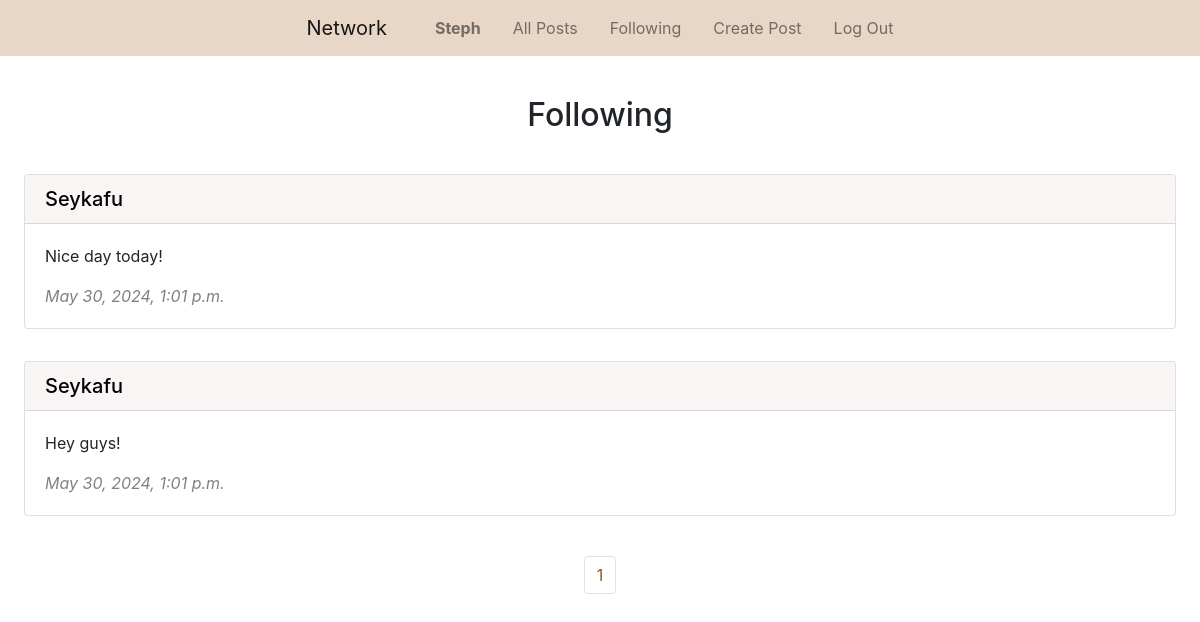
Page /following (signed in) on the committed database.
### network/models.py (models this page shows, shortened)
class User(AbstractUser):
    pass

class Post(models.Model):
    content = models.CharField(max_length=300)
    user = models.ForeignKey(User, on_delete=models.CASCADE, related_name="post_user")
    date_time = models.DateTimeField(auto_now_add=True)

### network/views.py (the view)
# urls.py: path("following", views.following, name="following"),
@login_required
def following(request):
    following = Follow.objects.filter(user_follower=request.user)
    all_posts = Post.objects.all().order_by("id").reverse()
    following_posts = []
    for post in all_posts:
        for follow in following:
            if follow.user_following == post.user:
                following_posts.append(post)
    paginator = Paginator(following_posts, 10)
    page_number = request.GET.get("page")
    page_posts = paginator.get_page(page_number)
    return render(request, "network/following.html", {
        "page_posts": page_posts
    })

### network/templates/network/following.html (shortened to what this page needs)
{% extends "network/layout.html" %}
{% block body %}
    <h2 class="px-5 pt-4 pb-3 mt-3 text-center">Following</h2>
    {% for post in page_posts %}
        <div class="px-4 py-3">
            <div class="card">
                <h5 class="card-header bg-brown"><a class="blacklink" href="{% url 'profile' user_id=post.user.id %}">{{ post.user.username | capfirst }}</a></h5>
                <div class="card-body">
                    <p class="card-text" id="content_{{ post.id }}">{{ post.content }}</p>
                    <p class="card-text grey"><i>{{ post.date_time }}</i></p>
                </div>
            </div>
        </div>
    {% endfor %}
    <br>
    <nav aria-label="Page navigation">
        <ul class="pagination d-flex justify-content-center">
            {% for i in page_posts.paginator.page_range %}
                <li class="page-item"><a class="page-link brown-text" href="?page={{ i }}">{{ i }}</a></li>
            {% endfor %}
        </ul>
      </nav>
{% endblock %}

### network/templates/network/layout.html (shortened to what this page needs)
{% load static %}
<!DOCTYPE html>
<html lang="en">
    <head>
        <link rel="stylesheet" href="https://stackpath.bootstrapcdn.com/bootstrap/4.4.1/css/bootstrap.min.css">
        <link rel="stylesheet" href="https://cdnjs.cloudflare.com/ajax/libs/font-awesome/4.7.0/css/font-awesome.min.css">
        <link href="{% static 'network/styles.css' %}" rel="stylesheet">
    </head>
    <body>
        <nav class="navbar navbar-expand-lg navbar-light bg-light justify-content-center">
            <a class="navbar-brand px-3" href="{% url 'index' %}">Network</a>
            <div>
              <ul class="navbar-nav mr-auto">
                {% if user.is_authenticated %}
                    <li class="nav-item">
                        <a class="nav-link px-3" href="{% url 'profile' user_id=user.id %}"><strong>{{ user.username | capfirst }}</strong></a>
                    </li>
                {% endif %}
                <li class="nav-item">
                  <a class="nav-link px-3" href="{% url 'index' %}">All Posts</a>
                </li>
                {% if user.is_authenticated %}
                    <li class="nav-item">
                        <a class="nav-link px-3" href="{% url 'following' %}">Following</a>
                    </li>
                    <li class="nav-item">
                        <a class="nav-link px-3" href="{% url 'create' %}">Create Post</a>
                    </li>
                    <li class="nav-item">
                        <a class="nav-link px-3" href="{% url 'logout' %}">Log Out</a>
                    </li>
                {% endif %}
              </ul>
            </div>
          </nav>
        <div class="body">
            {% block body %}
            {% endblock %}
        </div>
    </body>
</html>

### network/static/network/styles.css (style rules this page uses)
.blacklink { color: black !important; }
.bg-light { background-color: #e8d6c7 !important; }
.bg-brown { background-color: #f8f5f4 !important; }
.brown-text { color: #8a5626 !important; }
.grey { color: grey !important; }

### rows in the picture
User: username "Steph"
Post: user.username "Seykafu", content "Nice day today!", date_time "May 30, 2024, 1:01 p.m."
Post: user.username "Seykafu", content "Hey guys!", date_time "May 30, 2024, 1:01 p.m."

### other values in the picture
{{ i }} "1"
